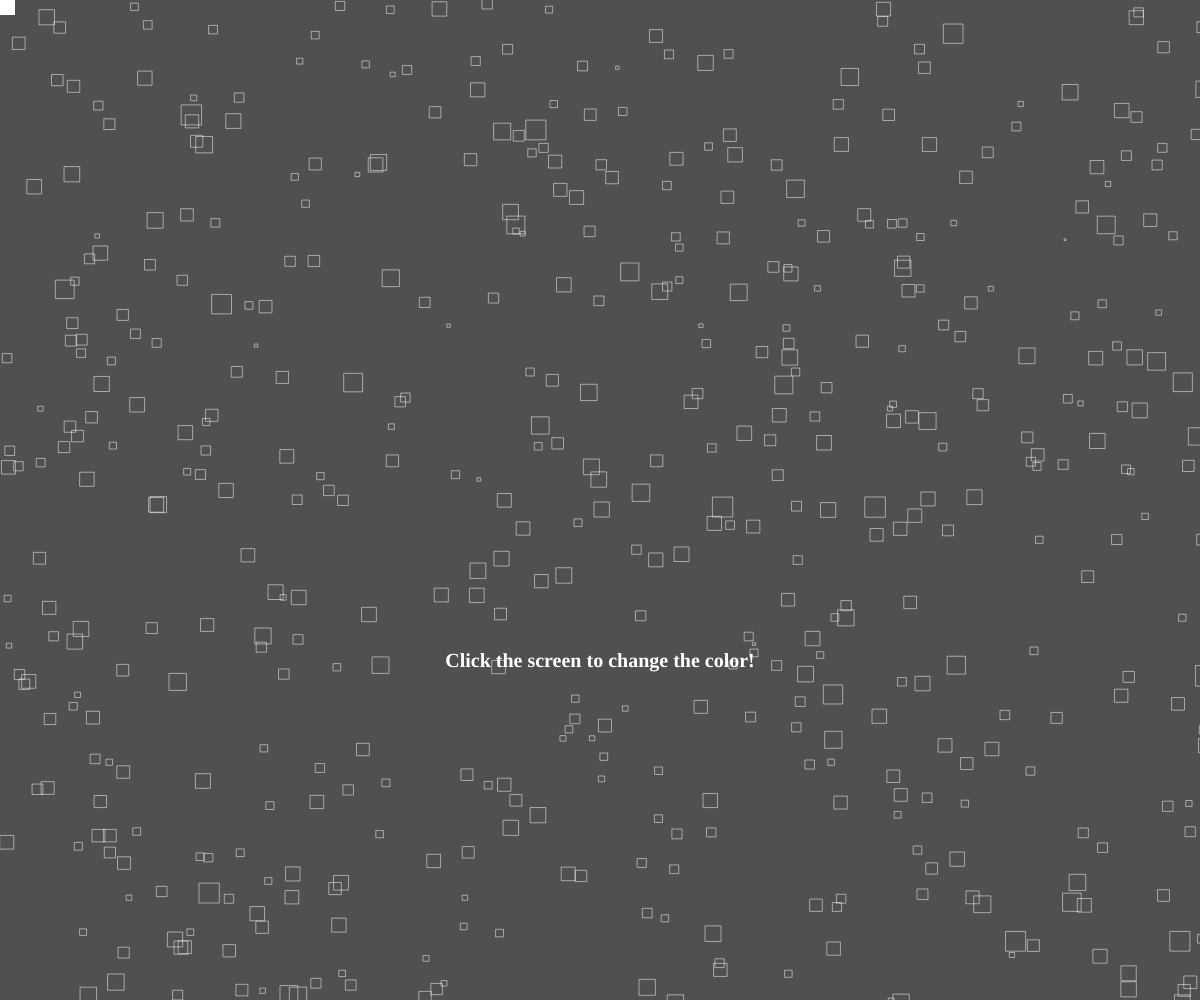
Frame 1 (no input)
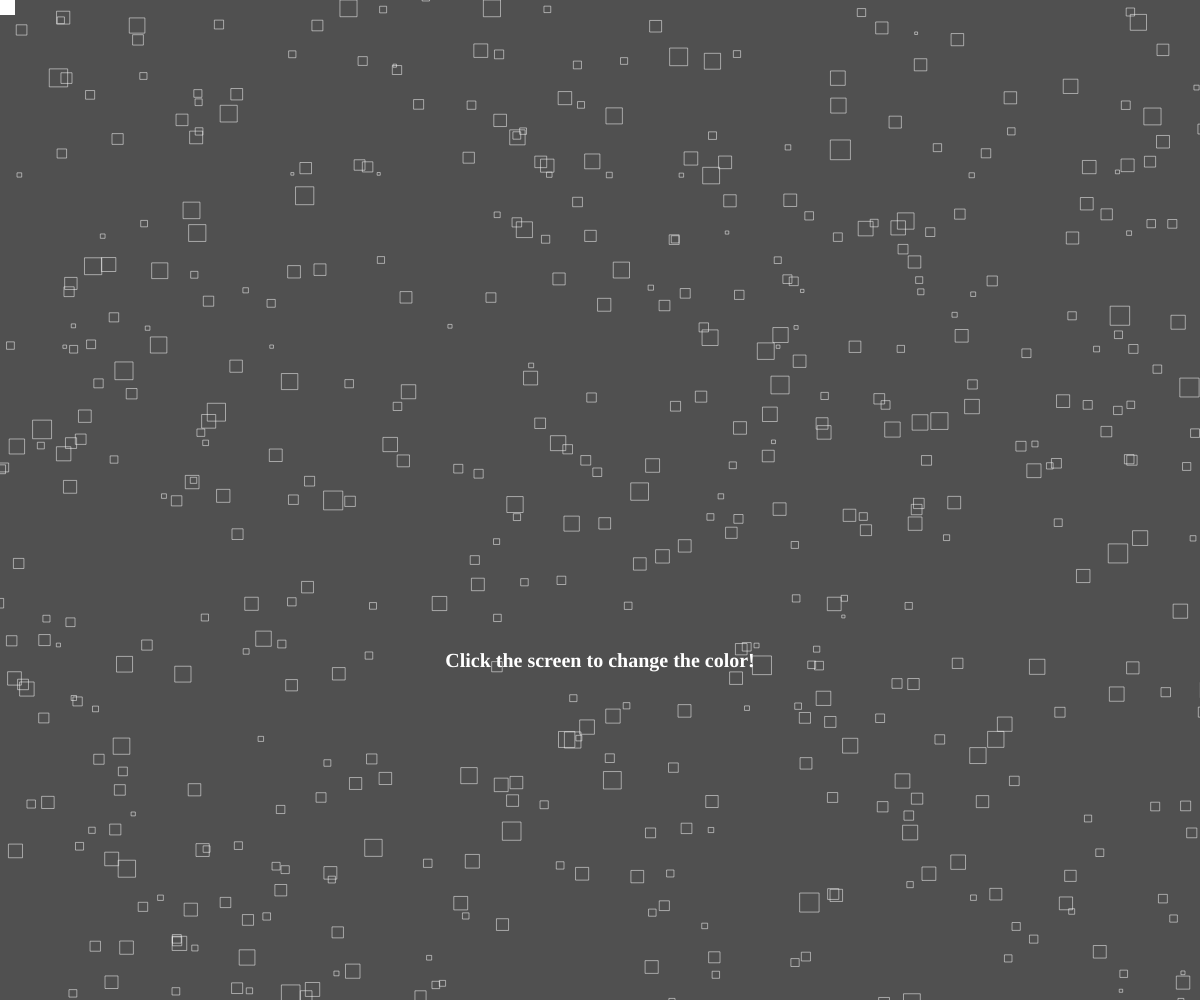
Frame 60 (no input)
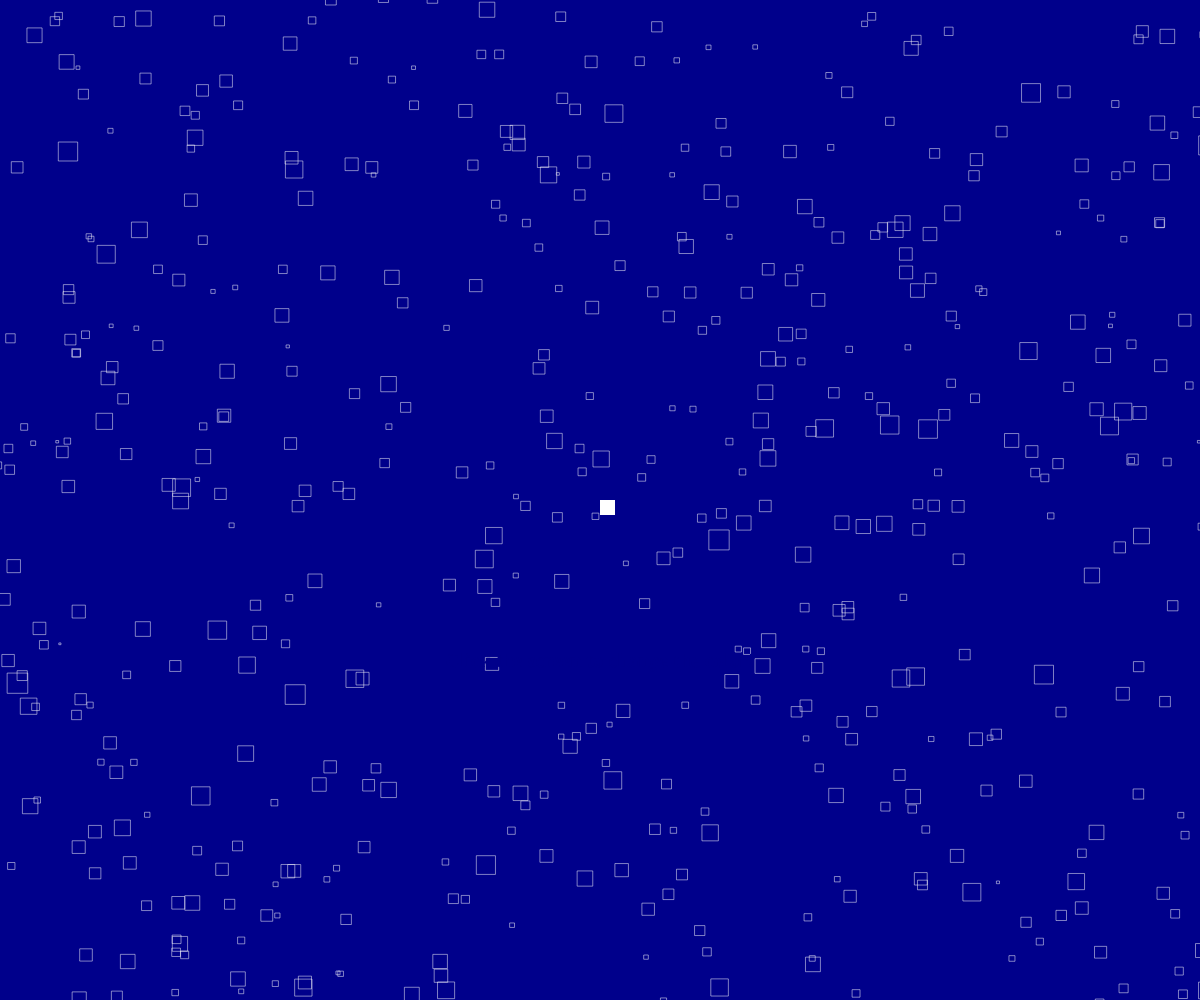
Frame 120 (the mouse pressed at the canvas centre since frame 60)

The p5.js sketch that drew these frames (run headless with seeded random() and noise() and a simulated clock; from frame 60 on, the mouse is pressed at the canvas centre):

// p5.js sketch
// ── sketch.js
let square = []; // array of obj 
let count = 500;
let colorList = ['black','gray','darkblue'];
let coltext = "white";
b = 80;

function setup() {
  createCanvas(windowWidth,windowHeight);
  for(let i=0; i < count; i++) {
    square.push(new Obj());
  }
}

function draw() {
	background(b);
  for (let i = 0; i < count; i++) {
    square[i].move();
    square[i].squares();
    square[i].shift();
  }

  // design a little square that follows the mouse
  push();
 	fill("white");
  	noStroke();
  	rect(mouseX,mouseY, 15,15);
  pop();

  // write a message in the center of the canva
  push();
  	let msg = "Click the screen to change the color!";
  	textFont("Source Code Pro");
  	textStyle("bold");
  	textAlign(CENTER);
  	textSize(20);
  	noStroke();
  	fill(coltext);
  	text(msg, width/2, height/1.5);
  pop();
}

// obj class
class Obj {
  constructor() {
    this.x = random(windowWidth);
    this.y = random(windowHeight);
  }

  move() {
    this.x += 4*random(-1,1)*noise(this.x);
    this.y += 4*random(-1,1)*noise(this.y);
    this.dimension = 25*noise(this.y);
  }

  // define the shape
  squares() {
    noFill();
    strokeWeight(0.5);
    stroke('white');
    rect(this.x, this.y, this.dimension, this.dimension);
  }
  
  shift() {
  if(this.x - this.dimension > height) {
    } 
  }
}

// change color of the background with every press of the mouse
  function mousePressed() {
    b = random(colorList); 
    if(coltext=== "white") {
      coltext=colorList[2]; //change color of the text with a precise value of the array
    }
    else {colortext= "white"
	}
  }

  function windowResized() {
    resizeCanvas(windowWidth, windowHeight);
  }
